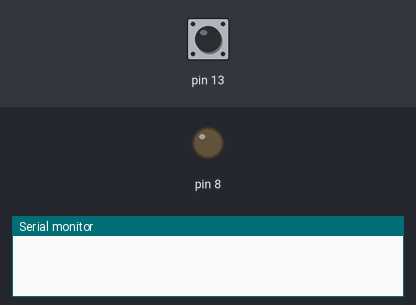
Simulated run of this sketch. Board: Arduino Uno, built with avr-gcc and run on an emulated ATmega328P. Shown: output pins drawn as LEDs (lit = HIGH), the last lines printed to the serial monitor. The inputs (shaded band) are chosen by the test bench; at power-on: pin 13 HIGH.

Above: at 1.2 s.
1.3 s: pin 13 pulled LOW for 3.2 s
At 5.4 s:
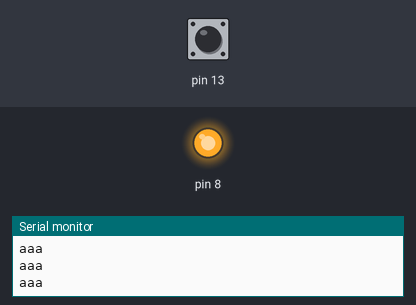
6.0 s: pin 13 pulled LOW for 0.15 s
At 6.6 s:
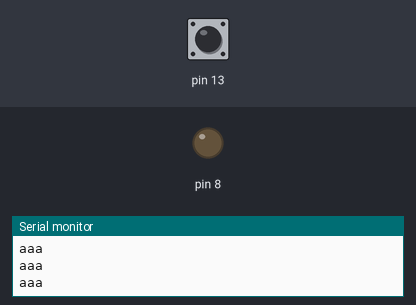
Timing chart, 0 to 9.0 s (numbered marks = the images above; inputs shaded):
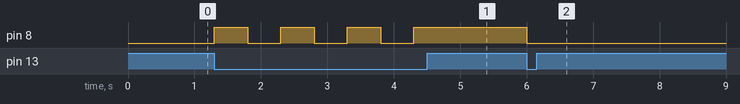

Measured:
- after the input at 1.3 s, pin 8: alternates HIGH for 0.50 s and LOW for 0.50 s, 7 changes in all, then stays HIGH, starting at once
- after the input at 6.0 s, pin 8: HIGH → LOW at once

The sketch:

led_Test.ino
```cpp
bool ledFlag = false;
void setup() {
  Serial.begin(9600);
  pinMode(8, OUTPUT);
  pinMode(13, INPUT_PULLUP);

}

void loop() {

  if(digitalRead(13) == LOW){
    Serial.println("aaa");
    if(ledFlag == false){
      digitalWrite(8, HIGH);
      ledFlag = true;
      delay(500);
    }
    else if(ledFlag == true){
      digitalWrite(8, LOW);
      ledFlag = false;
      delay(500);
    }

  }
  // if(Serial.available() > 0){
  //   data = digitalRead(13);
  //   if(data == LOW){
  //     Serial.println("On");
  //   }
  //   //data = Serial.read();

  // }
  // if (digitalRead(13) == HIGH){
  //     digitalWrite(7, HIGH);
  //     delay(1000);
  //     digitalWrite(7, LOW);
  //     delay(1000);


}
```
